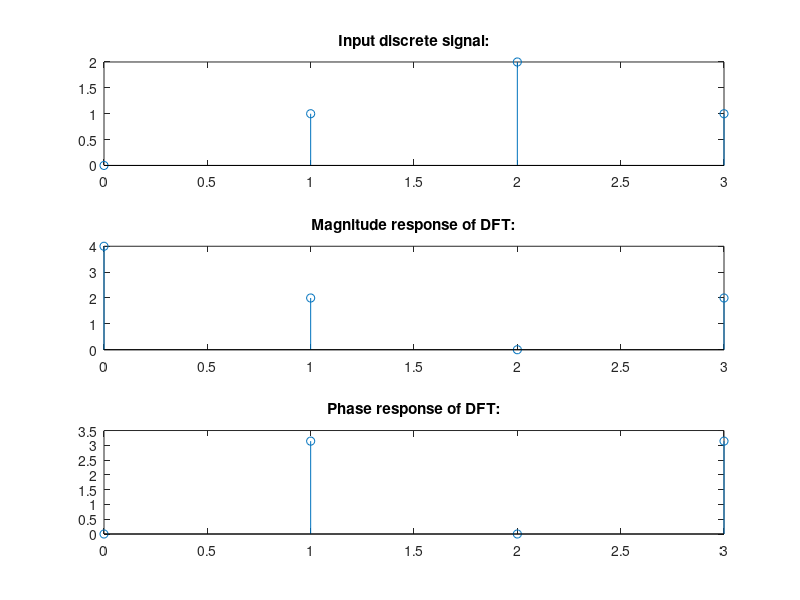

MATLAB code for this plot:
clc;
clear all;
close all;

%Variables declaration and initialization:
x=[0,1,2,1];
N=length(x);
X=zeros(N,1);

disp('DFT is: ');
X=fft(x);
X

n=0:N-1;

subplot(311)
stem(n,x)
title("Input discrete signal:")

subplot(312)
stem(n,abs(X))
title("Magnitude response of DFT:")

subplot(313)
stem(n,angle(X))
title("Phase response of DFT:")

disp("IDFT is:")
ifft(X)